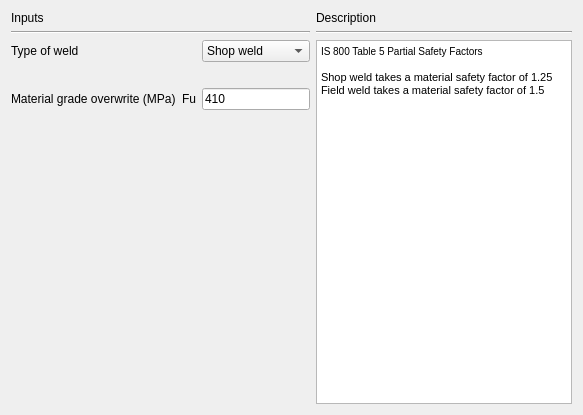
     <widget class="QWidget" name="tab_Weld">
      <attribute name="title">
       <string>Weld</string>
      </attribute>
      <layout class="QGridLayout" name="gridLayout_13">
       <item row="0" column="0">
        <widget class="QLabel" name="label_16">
         <property name="text">
          <string>Inputs</string>
         </property>
        </widget>
       </item>
       <item row="0" column="2" rowspan="4">
        <layout class="QGridLayout" name="gridLayout_7">
         <item row="0" column="0">
          <widget class="QLabel" name="label_17">
           <property name="text">
            <string>Description</string>
           </property>
          </widget>
         </item>
         <item row="1" column="0">
          <widget class="Line" name="line_5">
           <property name="orientation">
            <enum>Qt::Horizontal</enum>
           </property>
          </widget>
         </item>
         <item row="2" column="0">
          <widget class="QTextBrowser" name="textBrowser_weldDescription">
           <property name="minimumSize">
            <size>
             <width>210</width>
             <height>320</height>
            </size>
           </property>
           <property name="html">
            <string>&lt;!DOCTYPE HTML PUBLIC &quot;-//W3C//DTD HTML 4.0//EN&quot; &quot;http://www.w3.org/TR/REC-html40/strict.dtd&quot;&gt;
&lt;html&gt;&lt;head&gt;&lt;meta name=&quot;qrichtext&quot; content=&quot;1&quot; /&gt;&lt;style type=&quot;text/css&quot;&gt;
p, li { white-space: pre-wrap; }
&lt;/style&gt;&lt;/head&gt;&lt;body style=&quot; font-family:'Arial'; font-size:7.8pt; font-weight:400; font-style:normal;&quot;&gt;
&lt;p align=&quot;justify&quot; style=&quot; margin-top:0px; margin-bottom:0px; margin-left:0px; margin-right:0px; -qt-block-indent:0; text-indent:0px;&quot;&gt;IS 800 Table 5 Partial Safety Factors&lt;/p&gt;
&lt;p align=&quot;justify&quot; style=&quot;-qt-paragraph-type:empty; margin-top:0px; margin-bottom:0px; margin-left:0px; margin-right:0px; -qt-block-indent:0; text-indent:0px;&quot;&gt;&lt;br /&gt;&lt;/p&gt;
&lt;p align=&quot;justify&quot; style=&quot; margin-top:0px; margin-bottom:0px; margin-left:0px; margin-right:0px; -qt-block-indent:0; text-indent:0px;&quot;&gt;&lt;span style=&quot; font-family:'MS Shell Dlg 2'; font-size:8pt;&quot;&gt;Shop weld takes a material safety factor of 1.25&lt;/span&gt;&lt;/p&gt;
&lt;p align=&quot;justify&quot; style=&quot; margin-top:0px; margin-bottom:0px; margin-left:0px; margin-right:0px; -qt-block-indent:0; text-indent:0px;&quot;&gt;&lt;span style=&quot; font-family:'MS Shell Dlg 2'; font-size:8pt;&quot;&gt;Field weld takes a material safety factor of 1.5&lt;/span&gt;&lt;/p&gt;
&lt;p align=&quot;justify&quot; style=&quot;-qt-paragraph-type:empty; margin-top:0px; margin-bottom:0px; margin-left:0px; margin-right:0px; -qt-block-indent:0; text-indent:0px;&quot;&gt;&lt;br /&gt;&lt;/p&gt;&lt;/body&gt;&lt;/html&gt;</string>
           </property>
          </widget>
         </item>
        </layout>
       </item>
       <item row="1" column="0" colspan="2">
        <widget class="Line" name="line_8">
         <property name="orientation">
          <enum>Qt::Horizontal</enum>
         </property>
        </widget>
       </item>
       <item row="2" column="0" colspan="2">
        <layout class="QGridLayout" name="gridLayout_3">
         <item row="2" column="0">
          <widget class="QLabel" name="label_6">
           <property name="text">
            <string>Material grade overwrite (MPa)</string>
           </property>
          </widget>
         </item>
         <item row="0" column="2">
          <widget class="QComboBox" name="combo_weldType">
           <item>
            <property name="text">
             <string>Shop weld</string>
            </property>
           </item>
           <item>
            <property name="text">
             <string>Field weld</string>
            </property>
           </item>
          </widget>
         </item>
         <item row="0" column="0">
          <widget class="QLabel" name="label_22">
           <property name="text">
            <string>Type of weld</string>
           </property>
          </widget>
         </item>
         <item row="1" column="0">
          <widget class="QLabel" name="label_27">
           <property name="text">
            <string/>
           </property>
          </widget>
         </item>
         <item row="2" column="2">
          <widget class="QLineEdit" name="txt_weldFu">
           <property name="text">
            <string>410</string>
           </property>
           <property name="alignment">
            <set>Qt::AlignLeading|Qt::AlignLeft|Qt::AlignVCenter</set>
           </property>
          </widget>
         </item>
         <item row="2" column="1">
          <widget class="QLabel" name="label_10">
           <property name="text">
            <string>Fu</string>
           </property>
          </widget>
         </item>
        </layout>
       </item>
       <item row="3" column="1">
        <spacer name="verticalSpacer_2">
         <property name="orientation">
          <enum>Qt::Vertical</enum>
         </property>
         <property name="sizeHint" stdset="0">
          <size>
           <width>20</width>
           <height>288</height>
          </size>
         </property>
        </spacer>
       </item>
      </layout>
     </widget>
